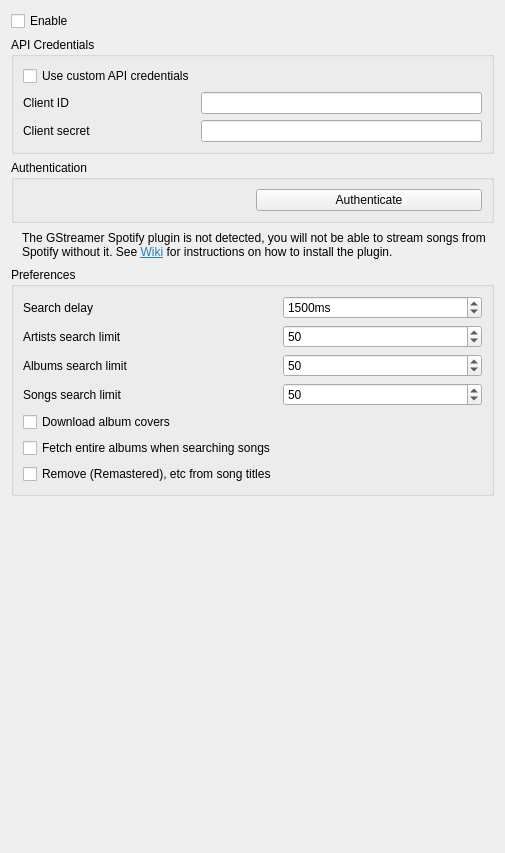
<?xml version="1.0" encoding="UTF-8"?>
<ui version="4.0">
 <class>SpotifySettingsPage</class>
 <widget class="QWidget" name="SpotifySettingsPage">
  <property name="geometry">
   <rect>
    <x>0</x>
    <y>0</y>
    <width>505</width>
    <height>853</height>
   </rect>
  </property>
  <property name="windowTitle">
   <string>Spotify</string>
  </property>
  <layout class="QVBoxLayout" name="layout_spotifysettingspage">
   <item>
    <widget class="QCheckBox" name="enable">
     <property name="text">
      <string>Enable</string>
     </property>
    </widget>
   </item>
   <item>
    <widget class="QGroupBox" name="groupbox_api_credentials">
     <property name="sizePolicy">
      <sizepolicy hsizetype="Preferred" vsizetype="Maximum">
       <horstretch>0</horstretch>
       <verstretch>0</verstretch>
      </sizepolicy>
     </property>
     <property name="title">
      <string>API Credentials</string>
     </property>
     <layout class="QFormLayout" name="layout_api_credentials">
      <item row="0" column="0">
       <widget class="QCheckBox" name="checkbox_use_custom_api_credentials">
        <property name="text">
         <string>Use custom API credentials</string>
        </property>
       </widget>
      </item>
      <item row="1" column="0">
       <widget class="QLabel" name="label_client_id">
        <property name="minimumSize">
         <size>
          <width>150</width>
          <height>0</height>
         </size>
        </property>
        <property name="text">
         <string>Client ID</string>
        </property>
       </widget>
      </item>
      <item row="1" column="1">
       <widget class="QLineEdit" name="client_id">
        <property name="text">
         <string notr="true"/>
        </property>
       </widget>
      </item>
      <item row="2" column="0">
       <widget class="QLabel" name="label_client_secret">
        <property name="text">
         <string>Client secret</string>
        </property>
       </widget>
      </item>
      <item row="2" column="1">
       <widget class="QLineEdit" name="client_secret">
        <property name="echoMode">
         <enum>QLineEdit::Password</enum>
        </property>
       </widget>
      </item>
     </layout>
    </widget>
   </item>
   <item>
    <widget class="QGroupBox" name="groupbox_authentication">
     <property name="title">
      <string>Authentication</string>
     </property>
     <layout class="QHBoxLayout" name="horizontalLayout_2">
      <item>
       <widget class="LoginStateWidget" name="login_state" native="true"/>
      </item>
      <item>
       <widget class="QPushButton" name="button_login">
        <property name="text">
         <string>Authenticate</string>
        </property>
       </widget>
      </item>
     </layout>
    </widget>
   </item>
   <item>
    <widget class="QWidget" name="widget_warning" native="true">
     <layout class="QHBoxLayout" name="horizontalLayout">
      <property name="spacing">
       <number>2</number>
      </property>
      <property name="leftMargin">
       <number>2</number>
      </property>
      <property name="topMargin">
       <number>2</number>
      </property>
      <property name="rightMargin">
       <number>2</number>
      </property>
      <property name="bottomMargin">
       <number>2</number>
      </property>
      <item>
       <widget class="QLabel" name="label_warning_logo">
        <property name="sizePolicy">
         <sizepolicy hsizetype="Fixed" vsizetype="Fixed">
          <horstretch>0</horstretch>
          <verstretch>0</verstretch>
         </sizepolicy>
        </property>
        <property name="text">
         <string/>
        </property>
        <property name="pixmap">
         <pixmap resource="../../data/icons.qrc">:/icons/64x64/dialog-warning.png</pixmap>
        </property>
       </widget>
      </item>
      <item>
       <widget class="QLabel" name="label_warning_text">
        <property name="text">
         <string>&lt;html&gt;&lt;head/&gt;&lt;body&gt;&lt;p&gt;The GStreamer Spotify plugin is not detected, you will not be able to stream songs from Spotify without it. See &lt;a href=&quot;https://wiki.strawberrymusicplayer.org/wiki/Installing_GStreamer_Spotify_plugin&quot;&gt;&lt;span style=&quot; text-decoration: underline; color:#2980b9;&quot;&gt;Wiki&lt;/span&gt;&lt;/a&gt; for instructions on how to install the plugin.&lt;/p&gt;&lt;/body&gt;&lt;/html&gt;</string>
        </property>
        <property name="alignment">
         <set>Qt::AlignLeading|Qt::AlignLeft|Qt::AlignTop</set>
        </property>
        <property name="wordWrap">
         <bool>true</bool>
        </property>
        <property name="margin">
         <number>10</number>
        </property>
        <property name="openExternalLinks">
         <bool>true</bool>
        </property>
       </widget>
      </item>
     </layout>
    </widget>
   </item>
   <item>
    <widget class="QGroupBox" name="groupbox_preferences">
     <property name="title">
      <string>Preferences</string>
     </property>
     <layout class="QFormLayout" name="layout_preferences">
      <item row="0" column="0">
       <widget class="QLabel" name="label_searchdelay">
        <property name="text">
         <string>Search delay</string>
        </property>
       </widget>
      </item>
      <item row="0" column="1">
       <widget class="QSpinBox" name="searchdelay">
        <property name="suffix">
         <string>ms</string>
        </property>
        <property name="minimum">
         <number>500</number>
        </property>
        <property name="maximum">
         <number>10000</number>
        </property>
        <property name="singleStep">
         <number>50</number>
        </property>
        <property name="value">
         <number>1500</number>
        </property>
       </widget>
      </item>
      <item row="1" column="0">
       <widget class="QLabel" name="label_artistssearchlimit">
        <property name="text">
         <string>Artists search limit</string>
        </property>
       </widget>
      </item>
      <item row="1" column="1">
       <widget class="QSpinBox" name="artistssearchlimit">
        <property name="minimum">
         <number>1</number>
        </property>
        <property name="maximum">
         <number>100</number>
        </property>
        <property name="value">
         <number>50</number>
        </property>
       </widget>
      </item>
      <item row="2" column="0">
       <widget class="QLabel" name="label_albumssearchlimit">
        <property name="text">
         <string>Albums search limit</string>
        </property>
       </widget>
      </item>
      <item row="2" column="1">
       <widget class="QSpinBox" name="albumssearchlimit">
        <property name="minimum">
         <number>1</number>
        </property>
        <property name="maximum">
         <number>1000</number>
        </property>
        <property name="value">
         <number>50</number>
        </property>
       </widget>
      </item>
      <item row="3" column="0">
       <widget class="QLabel" name="label_songssearchlimit">
        <property name="text">
         <string>Songs search limit</string>
        </property>
       </widget>
      </item>
      <item row="3" column="1">
       <widget class="QSpinBox" name="songssearchlimit">
        <property name="minimum">
         <number>1</number>
        </property>
        <property name="maximum">
         <number>1000</number>
        </property>
        <property name="value">
         <number>50</number>
        </property>
       </widget>
      </item>
      <item row="4" column="0">
       <widget class="QCheckBox" name="checkbox_download_album_covers">
        <property name="text">
         <string>Download album covers</string>
        </property>
       </widget>
      </item>
      <item row="5" column="0">
       <widget class="QCheckBox" name="checkbox_fetchalbums">
        <property name="text">
         <string>Fetch entire albums when searching songs</string>
        </property>
       </widget>
      </item>
      <item row="6" column="0">
       <widget class="QCheckBox" name="checkbox_remove_remastered">
        <property name="text">
         <string>Remove (Remastered), etc from song titles</string>
        </property>
       </widget>
      </item>
     </layout>
    </widget>
   </item>
   <item>
    <spacer name="spacer_middle">
     <property name="orientation">
      <enum>Qt::Vertical</enum>
     </property>
     <property name="sizeHint" stdset="0">
      <size>
       <width>20</width>
       <height>30</height>
      </size>
     </property>
    </spacer>
   </item>
   <item>
    <layout class="QHBoxLayout" name="layout_bottom">
     <item>
      <spacer name="spacer_bottom">
       <property name="orientation">
        <enum>Qt::Horizontal</enum>
       </property>
       <property name="sizeHint" stdset="0">
        <size>
         <width>40</width>
         <height>20</height>
        </size>
       </property>
      </spacer>
     </item>
     <item>
      <widget class="QLabel" name="label_spotify">
       <property name="minimumSize">
        <size>
         <width>64</width>
         <height>64</height>
        </size>
       </property>
       <property name="maximumSize">
        <size>
         <width>64</width>
         <height>64</height>
        </size>
       </property>
       <property name="pixmap">
        <pixmap resource="../../data/icons.qrc">:/icons/64x64/spotify.png</pixmap>
       </property>
      </widget>
     </item>
    </layout>
   </item>
  </layout>
 </widget>
 <customwidgets>
  <customwidget>
   <class>LoginStateWidget</class>
   <extends>QWidget</extends>
   <header>widgets/loginstatewidget.h</header>
   <container>1</container>
  </customwidget>
 </customwidgets>
 <tabstops>
  <tabstop>enable</tabstop>
  <tabstop>checkbox_use_custom_api_credentials</tabstop>
  <tabstop>client_id</tabstop>
  <tabstop>client_secret</tabstop>
  <tabstop>searchdelay</tabstop>
  <tabstop>artistssearchlimit</tabstop>
  <tabstop>albumssearchlimit</tabstop>
  <tabstop>songssearchlimit</tabstop>
  <tabstop>checkbox_download_album_covers</tabstop>
  <tabstop>checkbox_fetchalbums</tabstop>
 </tabstops>
 <resources>
  <include location="../../data/icons.qrc"/>
 </resources>
 <connections/>
</ui>
